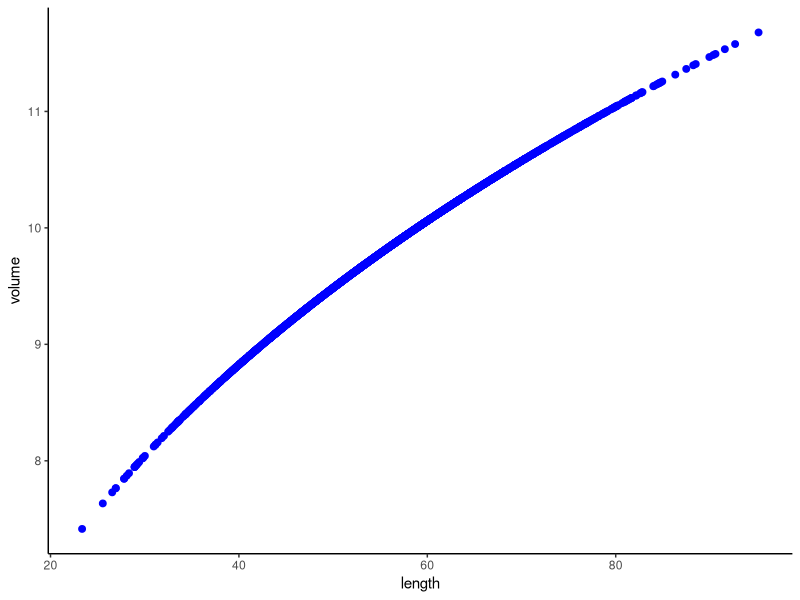
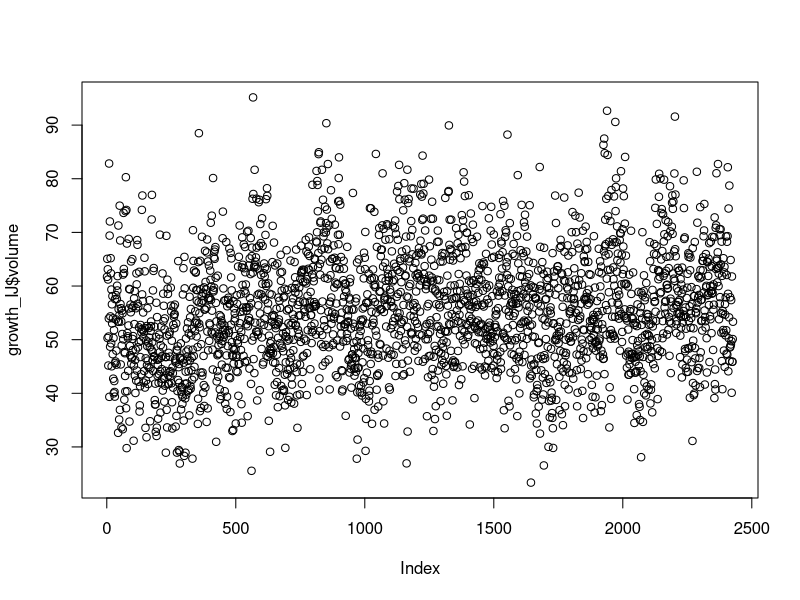

Here is the R script that generated these plots, in order: (Note: this script raises an error after producing the figures.)
## ---- chunk 1
library(readxl)
library(tidyverse)
library(ggplot2)
library(gridExtra)


## ---- chunk 2
growth_IJ <- read_xlsx("data/outplanting/Westcott/20241217_images/sizes_12172024.xlsx")
## ---- chunk 3
means_sizes <- growth_IJ %>%
  group_by(effort, conditioning, date, metric) %>%
  summarise(mean_length = mean(measure.mm, na.rm = TRUE),
            stderr_length = sd(measure.mm, na.rm = TRUE)/sqrt(length(measure.mm)),
            .groups = 'drop')
## ---- chunk 4
growth_IJ <- growth_IJ %>%
  pivot_wider(names_from = metric, values_from = measure.mm)

## ---- chunk 5
### Run morph relationships code first to get the non linear model set up

names(growth_IJ)[names(growth_IJ) == 'length'] <- 'length.mm'
growth_IJ$pred_log_vol <- 2.677551*growth_IJ$length.mm^0.323301
growth_IJ$pred_vol <- exp(growth_IJ$pred_log_vol)

ggplot(growth_IJ, aes(x = length.mm, y = pred_log_vol)) +
  geom_point(color = "blue", size = 2) +  
  labs(x = "length",
       y = "volume") +
  theme_classic()


## ---- chunk 6
plot(growth_IJ$length.mm, growth_IJ$volume) 
  
# overlay line plot  
points(growth_IJ$length.mm, growth_IJ$pred_vol, col = "green")
## ---- chunk 7

names(growth_IJ)[names(growth_IJ) == 'width'] <- 'width.mm'
names(growth_IJ)[names(growth_IJ) == 'pred_vol'] <- 'volume'


growth_IJ_sym <- growth_IJ %>% select(-c(oyster, pred_log_vol))
growth_sym <- growth_IJ %>% dplyr::select(-c(bag_num, height.mm, duplicate, tag_num, notes,date_numeric, predicted, lower_ci, upper_ci))

growth_with_IJ <- rbind(growth_sym, growth_IJ_sym)
## ---- chunk 8
ggplot(growth_with_IJ, aes(x=length.mm, y=log(volume), col = date))+
  geom_point()+
  theme_classic()+
  labs(x= "Length (mm)", y = expression(paste("Volume ", (mm^{3}))), col = "Date")
  
